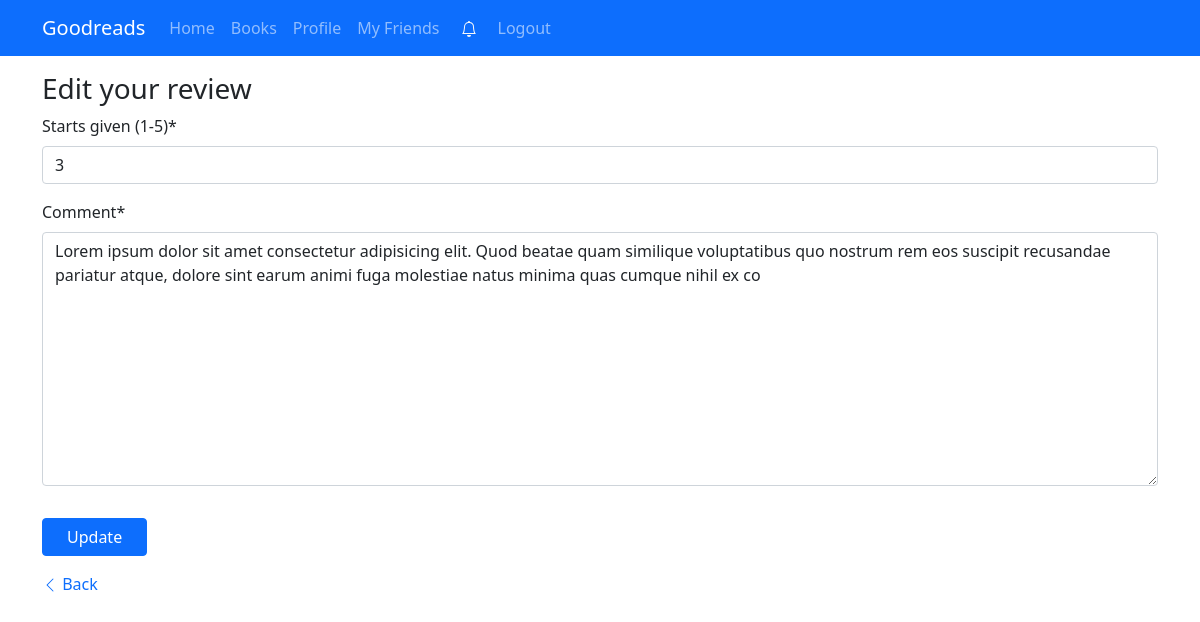
Screenshot of /1/edit-review/2 (signed in) with the database file from the repository.
### books/models.py (models this page shows, shortened)
class BookReview(models.Model):
    user = models.ForeignKey(CustomUser, on_delete=models.CASCADE)
    book = models.ForeignKey(Book, on_delete=models.CASCADE)
    comment = models.TextField()
    stars_given = models.IntegerField(
        validators=[MinValueValidator(1), MaxValueValidator(5)]
    )
    created_at = models.DateTimeField(default=timezone.now)

### books/views.py (the view, shortened to what this page needs)
# urls.py: path("<str:book>/edit-review/<str:id>", editReview, name="edit-review"),
def editReview(request, book, id):
    try:
        review = BookReview.objects.get(id=id)
    except:
        review = False
    if request.user.is_authenticated and review and review.user == request.user:
        form = BookReviewForm(instance=review)
        return render(request, 'books/editreview.html', {'form':form})
    else:
        return redirect("books")

### books/forms.py
class BookReviewForm(ModelForm):
    stars_given = forms.IntegerField(min_value=1, max_value=5, label='Starts given (1-5)')
    class Meta:
        model = BookReview
        fields = ['stars_given', 'comment']

### goodreads/context_processors.py (called while the page is built)
def get_friend_request(request):
    if request.user.is_authenticated:
        amount = FriendRequest.objects.filter(to_user=request.user).count()
        return {'amount':amount}
    else:
        return {'amount':0}

### books/templates/books/editreview.html (shortened to what this page needs)
{% extends 'base.html' %}
{% load crispy_forms_tags %}
{% block content %}
<div class="container">
    <div class="h3">
        Edit your review
    </div>
    <div>
        {% if request.user.is_authenticated %}
            <div class="row-mb-3">
                <form method="post">
                    {{ form | crispy }}
                    <button class="btn btn-primary ps-4 pe-4 mt-3 mb-3">Update</button>
                </form>
            </div>
            {% else %}
            <p class="text-secondary">
                Sign up to update review :-)
            </p>
            {% endif %}
    </div>
    <a href="{% url 'books' %}" class="text-decoration-none">
        <svg xmlns="http://www.w3.org/2000/svg" width="16" height="16" fill="currentColor" class="bi bi-chevron-left" viewBox="0 0 16 16">
            <path fill-rule="evenodd" d="M11.354 1.646a.5.5 0 0 1 0 .708L5.707 8l5.647 5.646a.5.5 0 0 1-.708.708l-6-6a.5.5 0 0 1 0-.708l6-6a.5.5 0 0 1 .708 0z"/>
        </svg>
        Back
    </a>
</div>
{% endblock content %}

### rows the page displays
BookReview: stars_given "3", comment "Lorem ipsum dolor sit amet consectetur adipisicing elit. Quod beatae quam similique voluptatibus quo nostrum rem eos suscipit recusandae pariatur atque, dolore sint earum animi fuga molestiae natus minima quas cumque nihil ex co"
